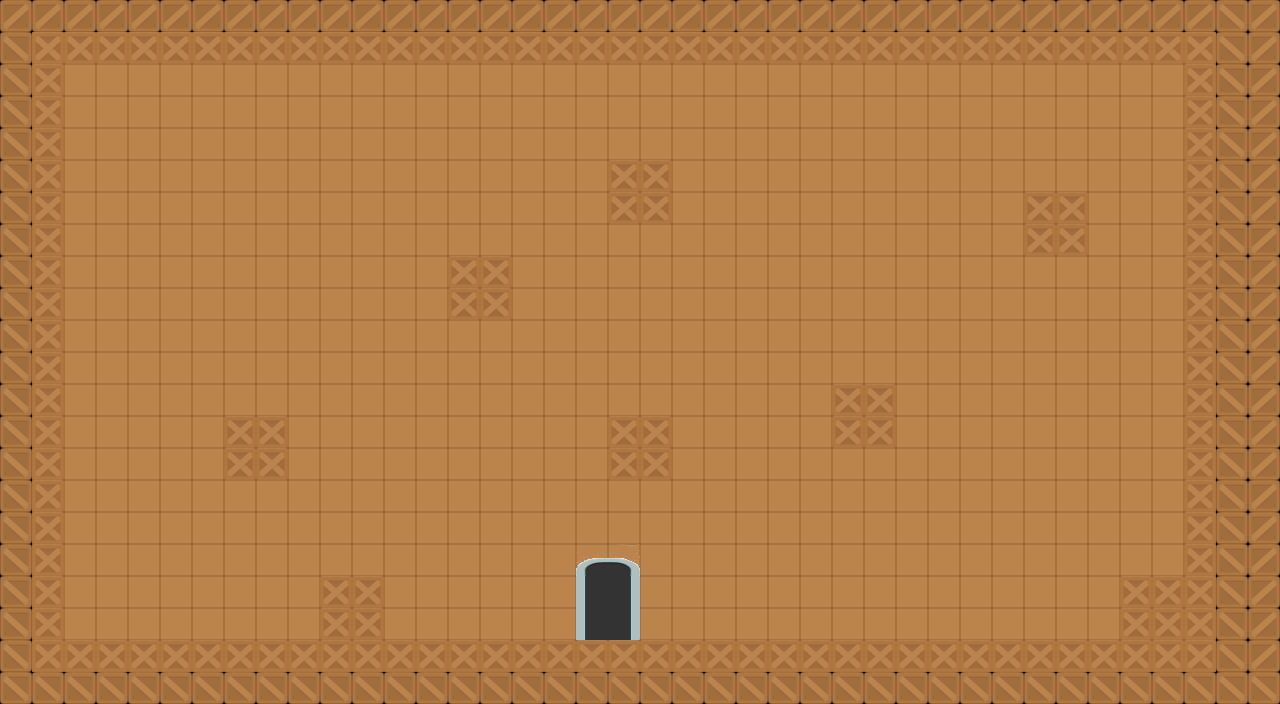

The image is a tile-based game level rendered from a .tmx file. Its description and source (layers, tilesets, objects; grid data summarised) follow:
An orthogonal 40x22 tile map with 32x32 px tiles, 5 tile layers (background, middleground1, middleground, middleground2, ...) and 14 objects (HUBWORLD, greenkey).

<map version="1.0" orientation="orthogonal" renderorder="right-down" width="40" height="22" tilewidth="32" tileheight="32" nextobjectid="20">
 <tileset firstgid="1" name="tiles" tilewidth="64" tileheight="64">
  <tile id="0">
   <image width="32" height="32" source="../Platformer/Base/Tiles32/brownbase.png" />
  </tile>
  <tile id="1">
   <image width="32" height="32" source="../Platformer/Base/Tiles32/item.png" />
  </tile>
  <tile id="2">
   <image width="32" height="32" source="../Platformer/Base/Tiles32/crate.png" />
  </tile>
  <tile id="3">
   <image width="32" height="32" source="../Platformer/Base/Tiles32/brownbox.png" />
  </tile>
  <tile id="4">
   <image width="64" height="64" source="../Platformer/Base/Tiles32/doorbottom.png" />
  </tile>
  <tile id="5">
   <image width="64" height="32" source="../Platformer/Base/Tiles32/doortop.png" />
  </tile>
 </tileset>
 <layer name="background" width="40" height="22">
  <data>[880 cells, 880 non-empty, 1 distinct tile ids]</data>
 </layer>
 <layer name="middleground1" width="40" height="22">
  <data>[880 cells, 0 non-empty, 0 distinct tile ids]</data>
 </layer>
 <layer name="middleground" width="40" height="22">
  <data>[880 cells, 284 non-empty, 4 distinct tile ids]</data>
 </layer>
 <layer name="middleground2" width="40" height="22">
  <data>[880 cells, 0 non-empty, 0 distinct tile ids]</data>
 </layer>
 <layer name="foreground" width="40" height="22">
  <data>[880 cells, 0 non-empty, 0 distinct tile ids]</data>
 </layer>
 <objectgroup name="solid">
  <object id="5" x="609" y="163" width="64" height="60" />
  <object id="6" x="449" y="261" width="61" height="58" />
  <object id="7" x="226" y="421" width="60" height="57" />
  <object id="9" x="324" y="579" width="56" height="57" />
  <object id="10" x="612" y="419" width="57" height="58" />
  <object id="11" x="837" y="389" width="56" height="56" />
  <object id="12" x="1029" y="193" width="55" height="59" />
  <object id="14" x="0" y="1" width="1276" height="61" />
  <object id="15" x="2" y="63" width="60" height="639" />
  <object id="16" x="1186" y="65" width="91" height="638" />
  <object id="17" x="65" y="641" width="1117" height="62" />
  <object id="18" x="1122" y="580" width="60" height="62" />
 </objectgroup>
 <objectgroup name="teleport">
  <object id="13" name="HUBWORLD" x="582" y="563" width="50" height="76" />
 </objectgroup>
 <objectgroup name="objects">
  <object id="1" name="greenkey" x="1051" y="162" width="37" height="29">
   <properties>
    <property name="key" value="true" />
   </properties>
  </object>
 </objectgroup>
</map>
